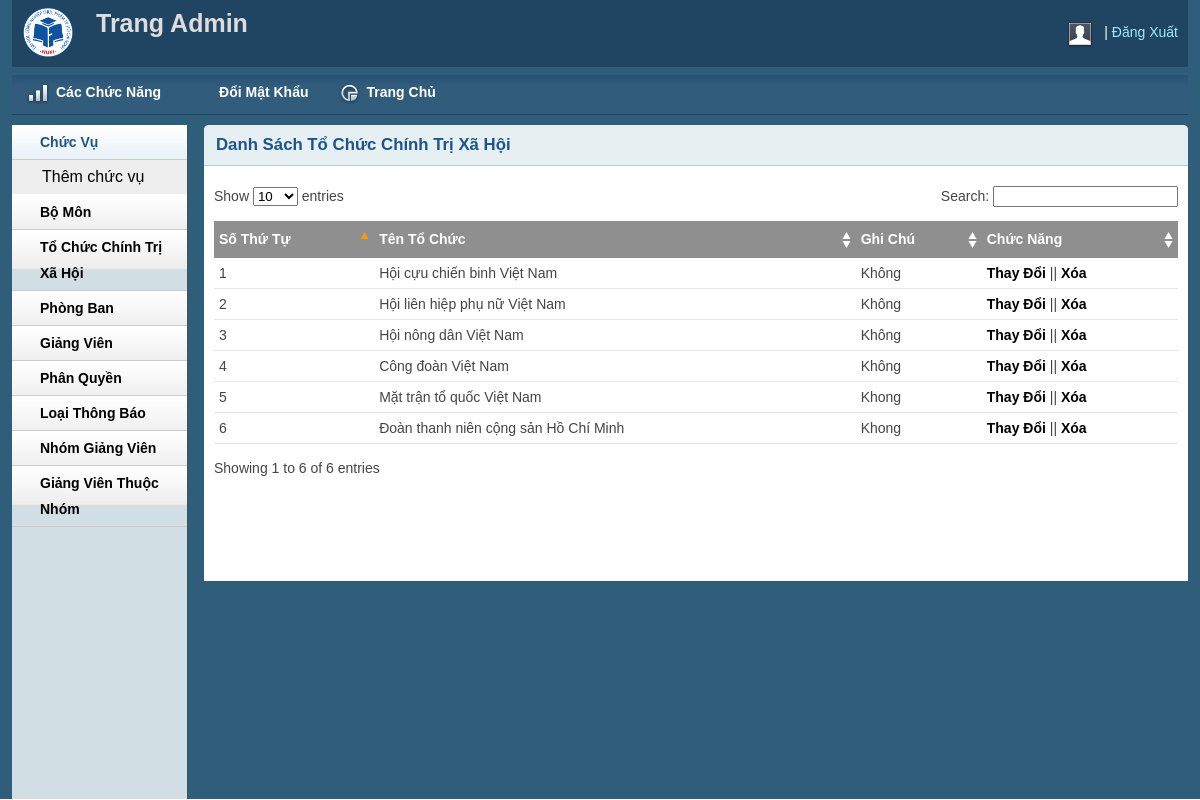
Page /DoAnTotNghiep/admin/congdoanlist.php on the committed database.
### tables this page shows
CREATE TABLE `congdoan` (
  `IDCongDoan` int(11) NOT NULL,
  `TenCongDoan` varchar(250) NOT NULL,
  `GhiChu` varchar(250) NOT NULL
);

### DoAnTotNghiep/classes/Database.php (called while the page is built, shortened)
<?php
class Database {
    public $link;
   public $host = 'localhost';
   public $db = 'thongbao';
   public $user = 'root';
   public $pass = '';
       private function connectDB(){
        $this->link = new mysqli($this->host, $this->user, $this->pass,$this->db);
      }
    public function select($query){
        $result = $this->link->query($query) or
         die($this->link->error.__LINE__);
        if($result->num_rows > 0){
          return $result;
        } else {
          return false;
        }
       }
}
?>

### DoAnTotNghiep/classes/Congdoan.php (called while the page is built, shortened)
<?php
	require '../classes/Database.php';
?>
<?php
	class Congdoan
	{
		private $db;
		public function __construct()
		{
			$this->db = new Database();
		}
		public function show_Congdoan(){
			$query = "SELECT * FROM congdoan where IDCongDoan != 9 order by IDCongDoan desc";
			$result = $this->db->select($query);
			return $result;
		}
	}
?>

### DoAnTotNghiep/admin/congdoanlist.php (the view, shortened to what this page needs)
<?php include 'inc/header.php';?>
<?php include 'inc/sidebar.php';?>
<?php include '../classes/Congdoan.php' ?>
<?php
    $cat = new Congdoan();
?>
        <div class="grid_10">
            <div class="box round first grid">
                <h2>Danh Sách Tổ Chức Chính Trị Xã Hội </h2>
                <div class="block">
                    <table class="data display datatable" id="example">
					<thead>
						<tr>
							<th>Số Thứ Tự</th>
							<th>Tên Tổ Chức</th>
							<th>Ghi Chú</th>
							<th>Chức Năng</th>
						</tr>
					</thead>
					<tbody>
					<?php
						$show_cate = $cat->show_Congdoan();
						if($show_cate){
							$i = 0;
							while($result = $show_cate->fetch_assoc()){
								$i++;
					?>
						<tr class="odd gradeX">
							<td><?php echo $i; ?></td>
							<td><?php echo $result['TenCongDoan'] ?></td>
							<td><?php echo $result['GhiChu'] ?></td>
							<td><a href="congdoanedit.php?IDCongDoan=<?php echo $result['IDCongDoan'] ?>">Thay Đổi</a> || <a onclick = "return confirm('Bạn có chắc chắn xóa không?')" href="?delid=<?php echo $result['IDCongDoan'] ?>">Xóa</a></td>
						</tr>
						<?php
					}
						}
						?>
					</tbody>
				</table>
               </div>
            </div>
        </div>
<?php include 'inc/footer.php';?>

### DoAnTotNghiep/admin/css/layout.css (style rules this page uses)
body { background: #fff none repeat scroll 0 0; color: #444; font-size: 14px; padding: 0; }
a { color: #000; font-weight:bold; text-decoration: none; }
h1, h2, h3, h4, h5, h6 { line-height:1.2em; margin-bottom:.3em; }
h2 { margin-top:1em; }
.box { background:#fff; margin-bottom:20px; padding:10px 10px 10px 10px; margin-left:-8px; }
.box.grid { padding-bottom:40px; }
.box.round { -moz-border-radius: 5px 5px 0px 0px; -webkit-border-radius: 5px 5px 0px 0px; border-radius: 5px 5px 0px 0px; }
.box h2 { font-size:1.2em; font-weight:bold; color:#1B548D; background:#E6F0F3; margin:-10px -10px 0 -10px; padding:10px 12px; border-bottom:1px solid #B3CBD6; -moz-border-radius: 5px 5px 0px 0px; -webkit-border-radius: 5px 5px 0px 0px; border-radius: 5px 5px 0px 0px; }
.box.first { min-height: 406px; }
.block { padding-top:20px; }
.block { padding-bottom:1px; }
table.display { margin: 0 auto; clear: both; width: 100%; }
.sorting_asc { background: #8f8f8f url(../img/table/sort_asc.png) no-repeat center right; padding:8px 5px; text-align:left; color:#fff; }
.sorting { background:#8f8f8f url(../img/table/sort_both.png) no-repeat center right; padding:8px 5px; text-align:left; color:#fff; }
tr.odd { height: 30px; line-height: 30px; border-bottom:1px solid #e6e6e6; }
tr.even { height: 30px; line-height: 30px; border-bottom:1px solid #e6e6e6; }
tr.odd td, tr.even td { padding-left:5px; }

### rows in the picture
congdoan: TenCongDoan "Hội cựu chiến binh Việt Nam", GhiChu "Không"
congdoan: TenCongDoan "Hội liên hiệp phụ nữ Việt Nam", GhiChu "Không"
congdoan: TenCongDoan "Hội nông dân Việt Nam", GhiChu "Không"
congdoan: TenCongDoan "Công đoàn Việt Nam", GhiChu "Không"
congdoan: TenCongDoan "Mặt trận tổ quốc Việt Nam", GhiChu "Khong"
congdoan: TenCongDoan "Đoàn thanh niên cộng sản Hồ Chí Minh", GhiChu "Khong"
